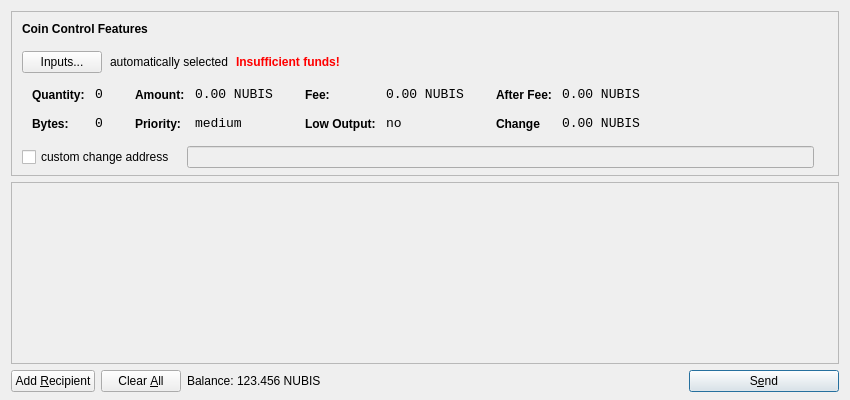
<?xml version="1.0" encoding="UTF-8"?>
<ui version="4.0">
 <class>SendCoinsDialog</class>
 <widget class="QDialog" name="SendCoinsDialog">
  <property name="geometry">
   <rect>
    <x>0</x>
    <y>0</y>
    <width>850</width>
    <height>400</height>
   </rect>
  </property>
  <property name="windowTitle">
   <string>Send Coins</string>
  </property>
  <property name="styleSheet">
   <string notr="true">QListView { background: transparent; }</string>
  </property>
  <layout class="QVBoxLayout" name="verticalLayout" stretch="0,1,0">
   <property name="bottomMargin">
    <number>8</number>
   </property>
   <item>
    <widget class="QFrame" name="frameCoinControl">
     <property name="sizePolicy">
      <sizepolicy hsizetype="Expanding" vsizetype="Expanding">
       <horstretch>0</horstretch>
       <verstretch>0</verstretch>
      </sizepolicy>
     </property>
     <property name="maximumSize">
      <size>
       <width>16777215</width>
       <height>16777215</height>
      </size>
     </property>
     <property name="styleSheet">
      <string notr="true">QListView { background: transparent; }</string>
     </property>
     <property name="frameShape">
      <enum>QFrame::StyledPanel</enum>
     </property>
     <property name="frameShadow">
      <enum>QFrame::Sunken</enum>
     </property>
     <layout class="QVBoxLayout" name="verticalLayoutCoinControl2">
      <property name="spacing">
       <number>6</number>
      </property>
      <property name="leftMargin">
       <number>0</number>
      </property>
      <property name="topMargin">
       <number>0</number>
      </property>
      <property name="rightMargin">
       <number>0</number>
      </property>
      <property name="bottomMargin">
       <number>6</number>
      </property>
      <item>
       <layout class="QVBoxLayout" name="verticalLayoutCoinControl" stretch="0,0,0,0,1">
        <property name="spacing">
         <number>0</number>
        </property>
        <property name="leftMargin">
         <number>10</number>
        </property>
        <property name="topMargin">
         <number>10</number>
        </property>
        <item>
         <layout class="QHBoxLayout" name="horizontalLayoutCoinControl1">
          <property name="bottomMargin">
           <number>15</number>
          </property>
          <item>
           <widget class="QLabel" name="labelCoinControlFeatures">
            <property name="sizePolicy">
             <sizepolicy hsizetype="Preferred" vsizetype="Maximum">
              <horstretch>0</horstretch>
              <verstretch>0</verstretch>
             </sizepolicy>
            </property>
            <property name="font">
             <font>
              <weight>75</weight>
              <bold>true</bold>
             </font>
            </property>
            <property name="styleSheet">
             <string notr="true">font-weight:bold;</string>
            </property>
            <property name="text">
             <string>Coin Control Features</string>
            </property>
           </widget>
          </item>
         </layout>
        </item>
        <item>
         <layout class="QHBoxLayout" name="horizontalLayoutCoinControl2" stretch="0,0,0,0">
          <property name="spacing">
           <number>8</number>
          </property>
          <property name="bottomMargin">
           <number>10</number>
          </property>
          <item>
           <widget class="QPushButton" name="pushButtonCoinControl">
            <property name="styleSheet">
             <string notr="true"/>
            </property>
            <property name="text">
             <string>Inputs...</string>
            </property>
           </widget>
          </item>
          <item>
           <widget class="QLabel" name="labelCoinControlAutomaticallySelected">
            <property name="text">
             <string>automatically selected</string>
            </property>
            <property name="margin">
             <number>5</number>
            </property>
           </widget>
          </item>
          <item>
           <widget class="QLabel" name="labelCoinControlInsuffFunds">
            <property name="font">
             <font>
              <weight>75</weight>
              <bold>true</bold>
             </font>
            </property>
            <property name="styleSheet">
             <string notr="true">color:red;font-weight:bold;</string>
            </property>
            <property name="text">
             <string>Insufficient funds!</string>
            </property>
            <property name="margin">
             <number>5</number>
            </property>
           </widget>
          </item>
          <item>
           <spacer name="horizontalSpacerCoinControl">
            <property name="orientation">
             <enum>Qt::Horizontal</enum>
            </property>
            <property name="sizeHint" stdset="0">
             <size>
              <width>40</width>
              <height>1</height>
             </size>
            </property>
           </spacer>
          </item>
         </layout>
        </item>
        <item>
         <widget class="QWidget" name="widgetCoinControl" native="true">
          <property name="sizePolicy">
           <sizepolicy hsizetype="Preferred" vsizetype="Preferred">
            <horstretch>0</horstretch>
            <verstretch>0</verstretch>
           </sizepolicy>
          </property>
          <property name="minimumSize">
           <size>
            <width>0</width>
            <height>0</height>
           </size>
          </property>
          <property name="styleSheet">
           <string notr="true"/>
          </property>
          <layout class="QHBoxLayout" name="horizontalLayoutCoinControl5">
           <property name="margin">
            <number>0</number>
           </property>
           <item>
            <layout class="QHBoxLayout" name="horizontalLayoutCoinControl3" stretch="0,0,0,1">
             <property name="spacing">
              <number>20</number>
             </property>
             <property name="topMargin">
              <number>0</number>
             </property>
             <property name="bottomMargin">
              <number>10</number>
             </property>
             <item>
              <layout class="QFormLayout" name="formLayoutCoinControl1">
               <property name="horizontalSpacing">
                <number>10</number>
               </property>
               <property name="verticalSpacing">
                <number>14</number>
               </property>
               <property name="leftMargin">
                <number>10</number>
               </property>
               <property name="topMargin">
                <number>4</number>
               </property>
               <property name="rightMargin">
                <number>6</number>
               </property>
               <item row="0" column="0">
                <widget class="QLabel" name="labelCoinControlQuantityText">
                 <property name="styleSheet">
                  <string notr="true">font-weight:bold;</string>
                 </property>
                 <property name="text">
                  <string>Quantity:</string>
                 </property>
                 <property name="margin">
                  <number>0</number>
                 </property>
                </widget>
               </item>
               <item row="0" column="1">
                <widget class="QLabel" name="labelCoinControlQuantity">
                 <property name="font">
                  <font>
                   <family>Monospace</family>
                   <pointsize>10</pointsize>
                  </font>
                 </property>
                 <property name="cursor">
                  <cursorShape>IBeamCursor</cursorShape>
                 </property>
                 <property name="contextMenuPolicy">
                  <enum>Qt::ActionsContextMenu</enum>
                 </property>
                 <property name="text">
                  <string>0</string>
                 </property>
                 <property name="margin">
                  <number>0</number>
                 </property>
                 <property name="textInteractionFlags">
                  <set>Qt::LinksAccessibleByMouse|Qt::TextSelectableByKeyboard|Qt::TextSelectableByMouse</set>
                 </property>
                </widget>
               </item>
               <item row="1" column="0">
                <widget class="QLabel" name="labelCoinControlBytesText">
                 <property name="styleSheet">
                  <string notr="true">font-weight:bold;</string>
                 </property>
                 <property name="text">
                  <string>Bytes:</string>
                 </property>
                </widget>
               </item>
               <item row="1" column="1">
                <widget class="QLabel" name="labelCoinControlBytes">
                 <property name="font">
                  <font>
                   <family>Monospace</family>
                   <pointsize>10</pointsize>
                  </font>
                 </property>
                 <property name="cursor">
                  <cursorShape>IBeamCursor</cursorShape>
                 </property>
                 <property name="contextMenuPolicy">
                  <enum>Qt::ActionsContextMenu</enum>
                 </property>
                 <property name="text">
                  <string>0</string>
                 </property>
                 <property name="textInteractionFlags">
                  <set>Qt::LinksAccessibleByMouse|Qt::TextSelectableByKeyboard|Qt::TextSelectableByMouse</set>
                 </property>
                </widget>
               </item>
              </layout>
             </item>
             <item>
              <layout class="QFormLayout" name="formLayoutCoinControl2">
               <property name="horizontalSpacing">
                <number>10</number>
               </property>
               <property name="verticalSpacing">
                <number>14</number>
               </property>
               <property name="leftMargin">
                <number>6</number>
               </property>
               <property name="topMargin">
                <number>4</number>
               </property>
               <property name="rightMargin">
                <number>6</number>
               </property>
               <item row="0" column="0">
                <widget class="QLabel" name="labelCoinControlAmountText">
                 <property name="styleSheet">
                  <string notr="true">font-weight:bold;</string>
                 </property>
                 <property name="text">
                  <string>Amount:</string>
                 </property>
                 <property name="margin">
                  <number>0</number>
                 </property>
                </widget>
               </item>
               <item row="0" column="1">
                <widget class="QLabel" name="labelCoinControlAmount">
                 <property name="font">
                  <font>
                   <family>Monospace</family>
                   <pointsize>10</pointsize>
                  </font>
                 </property>
                 <property name="cursor">
                  <cursorShape>IBeamCursor</cursorShape>
                 </property>
                 <property name="contextMenuPolicy">
                  <enum>Qt::ActionsContextMenu</enum>
                 </property>
                 <property name="text">
                  <string>0.00 NUBIS</string>
                 </property>
                 <property name="textInteractionFlags">
                  <set>Qt::LinksAccessibleByMouse|Qt::TextSelectableByKeyboard|Qt::TextSelectableByMouse</set>
                 </property>
                </widget>
               </item>
               <item row="1" column="0">
                <widget class="QLabel" name="labelCoinControlPriorityText">
                 <property name="styleSheet">
                  <string notr="true">font-weight:bold;</string>
                 </property>
                 <property name="text">
                  <string>Priority:</string>
                 </property>
                </widget>
               </item>
               <item row="1" column="1">
                <widget class="QLabel" name="labelCoinControlPriority">
                 <property name="font">
                  <font>
                   <family>Monospace</family>
                   <pointsize>10</pointsize>
                  </font>
                 </property>
                 <property name="cursor">
                  <cursorShape>IBeamCursor</cursorShape>
                 </property>
                 <property name="contextMenuPolicy">
                  <enum>Qt::ActionsContextMenu</enum>
                 </property>
                 <property name="text">
                  <string>medium</string>
                 </property>
                 <property name="textInteractionFlags">
                  <set>Qt::LinksAccessibleByMouse|Qt::TextSelectableByKeyboard|Qt::TextSelectableByMouse</set>
                 </property>
                </widget>
               </item>
              </layout>
             </item>
             <item>
              <layout class="QFormLayout" name="formLayoutCoinControl3">
               <property name="horizontalSpacing">
                <number>10</number>
               </property>
               <property name="verticalSpacing">
                <number>14</number>
               </property>
               <property name="leftMargin">
                <number>6</number>
               </property>
               <property name="topMargin">
                <number>4</number>
               </property>
               <property name="rightMargin">
                <number>6</number>
               </property>
               <item row="0" column="0">
                <widget class="QLabel" name="labelCoinControlFeeText">
                 <property name="styleSheet">
                  <string notr="true">font-weight:bold;</string>
                 </property>
                 <property name="text">
                  <string>Fee:</string>
                 </property>
                 <property name="margin">
                  <number>0</number>
                 </property>
                </widget>
               </item>
               <item row="0" column="1">
                <widget class="QLabel" name="labelCoinControlFee">
                 <property name="font">
                  <font>
                   <family>Monospace</family>
                   <pointsize>10</pointsize>
                  </font>
                 </property>
                 <property name="cursor">
                  <cursorShape>IBeamCursor</cursorShape>
                 </property>
                 <property name="contextMenuPolicy">
                  <enum>Qt::ActionsContextMenu</enum>
                 </property>
                 <property name="text">
                  <string>0.00 NUBIS</string>
                 </property>
                 <property name="textInteractionFlags">
                  <set>Qt::LinksAccessibleByMouse|Qt::TextSelectableByKeyboard|Qt::TextSelectableByMouse</set>
                 </property>
                </widget>
               </item>
               <item row="1" column="0">
                <widget class="QLabel" name="labelCoinControlLowOutputText">
                 <property name="styleSheet">
                  <string notr="true">font-weight:bold;</string>
                 </property>
                 <property name="text">
                  <string>Low Output:</string>
                 </property>
                </widget>
               </item>
               <item row="1" column="1">
                <widget class="QLabel" name="labelCoinControlLowOutput">
                 <property name="font">
                  <font>
                   <family>Monospace</family>
                   <pointsize>10</pointsize>
                  </font>
                 </property>
                 <property name="cursor">
                  <cursorShape>IBeamCursor</cursorShape>
                 </property>
                 <property name="contextMenuPolicy">
                  <enum>Qt::ActionsContextMenu</enum>
                 </property>
                 <property name="text">
                  <string>no</string>
                 </property>
                 <property name="textInteractionFlags">
                  <set>Qt::LinksAccessibleByMouse|Qt::TextSelectableByKeyboard|Qt::TextSelectableByMouse</set>
                 </property>
                </widget>
               </item>
              </layout>
             </item>
             <item>
              <layout class="QFormLayout" name="formLayoutCoinControl4">
               <property name="horizontalSpacing">
                <number>10</number>
               </property>
               <property name="verticalSpacing">
                <number>14</number>
               </property>
               <property name="leftMargin">
                <number>6</number>
               </property>
               <property name="topMargin">
                <number>4</number>
               </property>
               <property name="rightMargin">
                <number>6</number>
               </property>
               <item row="0" column="0">
                <widget class="QLabel" name="labelCoinControlAfterFeeText">
                 <property name="styleSheet">
                  <string notr="true">font-weight:bold;</string>
                 </property>
                 <property name="text">
                  <string>After Fee:</string>
                 </property>
                 <property name="margin">
                  <number>0</number>
                 </property>
                </widget>
               </item>
               <item row="0" column="1">
                <widget class="QLabel" name="labelCoinControlAfterFee">
                 <property name="font">
                  <font>
                   <family>Monospace</family>
                   <pointsize>10</pointsize>
                  </font>
                 </property>
                 <property name="cursor">
                  <cursorShape>IBeamCursor</cursorShape>
                 </property>
                 <property name="contextMenuPolicy">
                  <enum>Qt::ActionsContextMenu</enum>
                 </property>
                 <property name="text">
                  <string>0.00 NUBIS</string>
                 </property>
                 <property name="textInteractionFlags">
                  <set>Qt::LinksAccessibleByMouse|Qt::TextSelectableByKeyboard|Qt::TextSelectableByMouse</set>
                 </property>
                </widget>
               </item>
               <item row="1" column="0">
                <widget class="QLabel" name="labelCoinControlChangeText">
                 <property name="styleSheet">
                  <string notr="true">font-weight:bold;</string>
                 </property>
                 <property name="text">
                  <string>Change</string>
                 </property>
                </widget>
               </item>
               <item row="1" column="1">
                <widget class="QLabel" name="labelCoinControlChange">
                 <property name="font">
                  <font>
                   <family>Monospace</family>
                   <pointsize>10</pointsize>
                  </font>
                 </property>
                 <property name="cursor">
                  <cursorShape>IBeamCursor</cursorShape>
                 </property>
                 <property name="contextMenuPolicy">
                  <enum>Qt::ActionsContextMenu</enum>
                 </property>
                 <property name="text">
                  <string>0.00 NUBIS</string>
                 </property>
                 <property name="textInteractionFlags">
                  <set>Qt::LinksAccessibleByMouse|Qt::TextSelectableByKeyboard|Qt::TextSelectableByMouse</set>
                 </property>
                </widget>
               </item>
              </layout>
             </item>
            </layout>
           </item>
          </layout>
         </widget>
        </item>
        <item>
         <layout class="QHBoxLayout" name="horizontalLayoutCoinControl4" stretch="0,0,0">
          <property name="spacing">
           <number>12</number>
          </property>
          <property name="sizeConstraint">
           <enum>QLayout::SetDefaultConstraint</enum>
          </property>
          <property name="topMargin">
           <number>5</number>
          </property>
          <property name="rightMargin">
           <number>5</number>
          </property>
          <item>
           <widget class="QCheckBox" name="checkBoxCoinControlChange">
            <property name="text">
             <string>custom change address</string>
            </property>
           </widget>
          </item>
          <item>
           <widget class="QLineEdit" name="lineEditCoinControlChange">
            <property name="enabled">
             <bool>false</bool>
            </property>
            <property name="sizePolicy">
             <sizepolicy hsizetype="Expanding" vsizetype="Fixed">
              <horstretch>0</horstretch>
              <verstretch>0</verstretch>
             </sizepolicy>
            </property>
           </widget>
          </item>
          <item>
           <widget class="QLabel" name="labelCoinControlChangeLabel">
            <property name="sizePolicy">
             <sizepolicy hsizetype="Preferred" vsizetype="Expanding">
              <horstretch>0</horstretch>
              <verstretch>0</verstretch>
             </sizepolicy>
            </property>
            <property name="minimumSize">
             <size>
              <width>0</width>
              <height>0</height>
             </size>
            </property>
            <property name="text">
             <string/>
            </property>
            <property name="margin">
             <number>3</number>
            </property>
           </widget>
          </item>
         </layout>
        </item>
        <item>
         <spacer name="verticalSpacerCoinControl">
          <property name="orientation">
           <enum>Qt::Vertical</enum>
          </property>
          <property name="sizeHint" stdset="0">
           <size>
            <width>800</width>
            <height>1</height>
           </size>
          </property>
         </spacer>
        </item>
       </layout>
      </item>
     </layout>
    </widget>
   </item>
   <item>
    <widget class="QScrollArea" name="scrollArea">
     <property name="widgetResizable">
      <bool>true</bool>
     </property>
     <widget class="QWidget" name="scrollAreaWidgetContents">
      <property name="geometry">
       <rect>
        <x>0</x>
        <y>0</y>
        <width>828</width>
        <height>162</height>
       </rect>
      </property>
      <layout class="QVBoxLayout" name="verticalLayout_2">
       <property name="margin">
        <number>0</number>
       </property>
       <item>
        <layout class="QVBoxLayout" name="entries">
         <property name="spacing">
          <number>6</number>
         </property>
        </layout>
       </item>
       <item>
        <spacer name="verticalSpacer">
         <property name="orientation">
          <enum>Qt::Vertical</enum>
         </property>
         <property name="sizeHint" stdset="0">
          <size>
           <width>20</width>
           <height>40</height>
          </size>
         </property>
        </spacer>
       </item>
      </layout>
     </widget>
    </widget>
   </item>
   <item>
    <layout class="QHBoxLayout" name="horizontalLayout">
     <item>
      <widget class="QPushButton" name="addButton">
       <property name="toolTip">
        <string>Send to multiple recipients at once</string>
       </property>
       <property name="text">
        <string>Add &amp;Recipient</string>
       </property>
       <property name="icon">
        <iconset resource="../bitcoin.qrc">
         <normaloff>:/icons/add</normaloff>:/icons/add</iconset>
       </property>
       <property name="autoDefault">
        <bool>false</bool>
       </property>
      </widget>
     </item>
     <item>
      <widget class="QPushButton" name="clearButton">
       <property name="sizePolicy">
        <sizepolicy hsizetype="Minimum" vsizetype="Fixed">
         <horstretch>0</horstretch>
         <verstretch>0</verstretch>
        </sizepolicy>
       </property>
       <property name="toolTip">
        <string>Remove all transaction fields</string>
       </property>
       <property name="text">
        <string>Clear &amp;All</string>
       </property>
       <property name="icon">
        <iconset resource="../bitcoin.qrc">
         <normaloff>:/icons/remove</normaloff>:/icons/remove</iconset>
       </property>
       <property name="autoRepeatDelay">
        <number>300</number>
       </property>
       <property name="autoDefault">
        <bool>false</bool>
       </property>
      </widget>
     </item>
     <item>
      <layout class="QHBoxLayout" name="horizontalLayout_2">
       <property name="spacing">
        <number>3</number>
       </property>
       <item>
        <widget class="QLabel" name="label">
         <property name="sizePolicy">
          <sizepolicy hsizetype="Preferred" vsizetype="Fixed">
           <horstretch>0</horstretch>
           <verstretch>0</verstretch>
          </sizepolicy>
         </property>
         <property name="text">
          <string>Balance:</string>
         </property>
        </widget>
       </item>
       <item>
        <widget class="QLabel" name="labelBalance">
         <property name="sizePolicy">
          <sizepolicy hsizetype="Preferred" vsizetype="Fixed">
           <horstretch>0</horstretch>
           <verstretch>0</verstretch>
          </sizepolicy>
         </property>
         <property name="cursor">
          <cursorShape>IBeamCursor</cursorShape>
         </property>
         <property name="text">
          <string>123.456 NUBIS</string>
         </property>
         <property name="textInteractionFlags">
          <set>Qt::LinksAccessibleByMouse|Qt::TextSelectableByKeyboard|Qt::TextSelectableByMouse</set>
         </property>
        </widget>
       </item>
      </layout>
     </item>
     <item>
      <spacer name="horizontalSpacer">
       <property name="orientation">
        <enum>Qt::Horizontal</enum>
       </property>
       <property name="sizeHint" stdset="0">
        <size>
         <width>40</width>
         <height>20</height>
        </size>
       </property>
      </spacer>
     </item>
     <item>
      <widget class="QPushButton" name="sendButton">
       <property name="minimumSize">
        <size>
         <width>150</width>
         <height>0</height>
        </size>
       </property>
       <property name="toolTip">
        <string>Confirm the send action</string>
       </property>
       <property name="text">
        <string>S&amp;end</string>
       </property>
       <property name="icon">
        <iconset resource="../bitcoin.qrc">
         <normaloff>:/icons/send</normaloff>:/icons/send</iconset>
       </property>
       <property name="default">
        <bool>true</bool>
       </property>
      </widget>
     </item>
    </layout>
   </item>
  </layout>
 </widget>
 <resources>
  <include location="../bitcoin.qrc"/>
 </resources>
 <connections/>
</ui>
